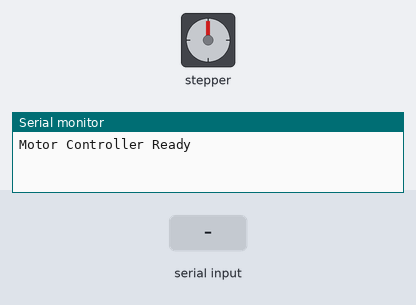
This sketch was run on a simulated Arduino Uno, built with avr-gcc and run on an emulated ATmega328P. Parts: stepper motor, the last lines printed to the serial monitor. Inputs (shaded band) come from the test bench. Stepper angles assume 200 steps per turn.

Above: at 1.2 s.
1.3 s: "UP\n" received over Serial
At 1.55 s:
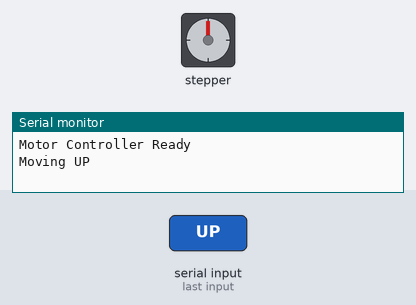
4.3 s: "DOWN\n" received over Serial
7.3 s: "STOP\n" received over Serial
At 8.3 s:
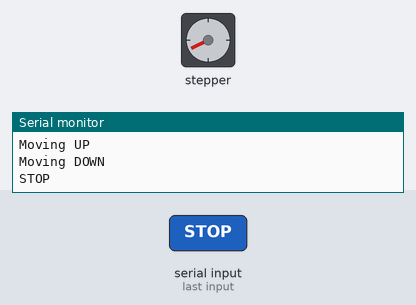
8.8 s: "UP\n" received over Serial
At 9.35 s:
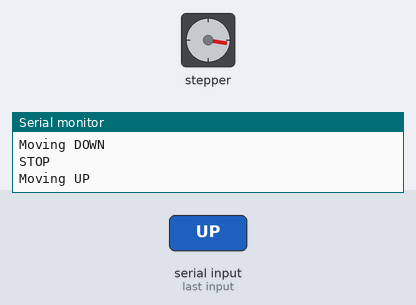
Timing chart, 0 to 15.8 s (numbered marks = the images above; inputs shaded):
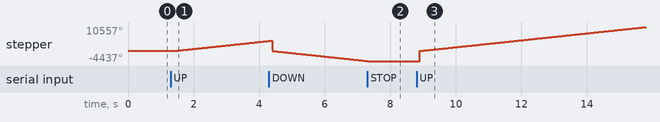

Measured:
- after the input at 1.3 s, stepper: keeps turning clockwise at about 1531°/s, starting after 0.10 s
- after the input at 7.3 s, stepper: stops changing and stays -4437°
- after the input at 8.8 s, stepper: keeps turning clockwise at about 2175°/s, starting after 0.10 s

The sketch:

m1_1_control.ino
```cpp
#include <AccelStepper.h>
#include <pt.h> // Include protothread library

#define DIR_PIN 4  // Pin untuk arah
#define STEP_PIN 2 // Pin untuk langkah

// Inisialisasi objek AccelStepper
AccelStepper stepper(AccelStepper::DRIVER, STEP_PIN, DIR_PIN);

// Definisikan kecepatan dan akselerasi
const int maxSpeed = 1000;      // Kecepatan maksimum (steps per second)
const int acceleration = 100;    // Akselerasi (steps per second^2)

static struct pt pt1; // Protothread variable
bool isRunning = false; // Flag untuk menandakan apakah motor sedang berjalan
bool lastDirectionUp = false; // Flag untuk menyimpan arah terakhir

void setup() {
    Serial.begin(115200);
    stepper.setMaxSpeed(maxSpeed);        // Set kecepatan maksimum
    stepper.setAcceleration(acceleration); // Set akselerasi
    Serial.println("Motor Controller Ready");

    PT_INIT(&pt1); // Initialize the protothread
}

void loop() {
    // Jalankan protothread
    checkSerial(&pt1);

    // Jalankan motor jika sedang berjalan
    if (isRunning) {
        stepper.runSpeed(); // Panggil fungsi runSpeed untuk memperbarui posisi motor
    }
}

static int checkSerial(struct pt *pt) {
    PT_BEGIN(pt);

    if (Serial.available()) {
        String command = Serial.readStringUntil('\n');
        command.trim();  // Hapus karakter kosong

        if (command == "UP") {
            if (!isRunning || !lastDirectionUp) { // Jika motor tidak berjalan atau arah terakhir bukan UP
                stepper.stop(); // Hentikan motor
                delay(100); // Tunggu sejenak sebelum mengubah arah
                stepper.setCurrentPosition(0); // Reset posisi
                isRunning = true; // Set flag untuk mulai bergerak
                stepper.setSpeed(maxSpeed); // Set kecepatan positif untuk bergerak ke atas
                Serial.println("Moving UP");
                lastDirectionUp = true; // Update arah terakhir
            }
        }
        else if (command == "DOWN") {
            if (!isRunning || lastDirectionUp) { // Jika motor tidak berjalan atau arah terakhir adalah UP
                stepper.stop(); // Hentikan motor
                delay(100); // Tunggu sejenak sebelum mengubah arah
                stepper.setCurrentPosition(0); // Reset posisi
                isRunning = true; // Set flag untuk mulai bergerak
                stepper.setSpeed(-maxSpeed); // Set kecepatan negatif untuk bergerak ke bawah
                Serial.println("Moving DOWN");
                lastDirectionUp = false; // Update arah terakhir
            }
        }
        else if (command == "STOP") {
            isRunning = false; // Set flag untuk berhenti
            stepper.stop(); // Hentikan motor
            Serial.println("STOP");
        }
    }

    PT_END(pt);
}
```
